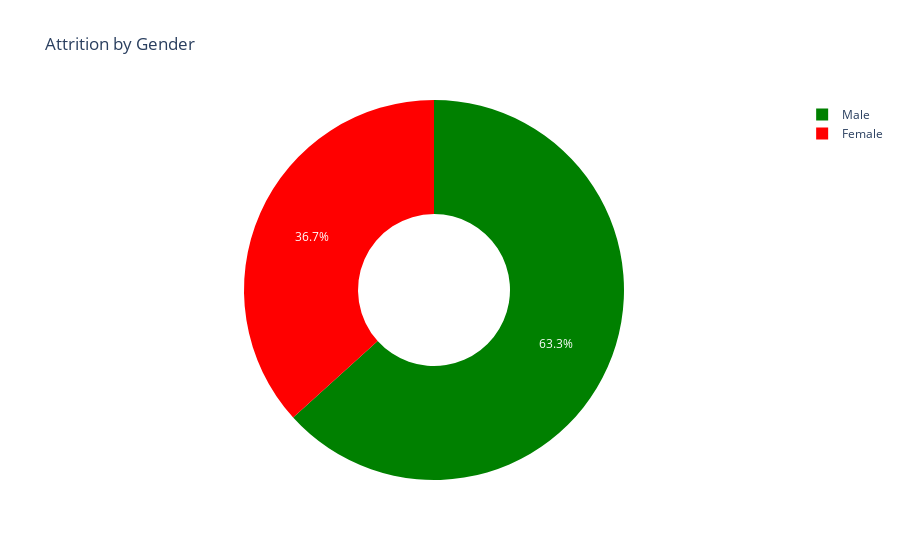

The notebook cell this image was saved under:
### Markdown cell above
# Now let's have a look at the percentage of attrition by gender:

### Code cell
attrition_by = attr_df.groupby(["Gender"]).size().reset_index(name="count")
fig = go.Figure(data=[go.Pie(
    labels = attrition_by["Gender"],
    values = attrition_by['count'],
    hole = 0.4,
    marker = dict(colors=["red", "green"]),
    textposition = "inside"
)])

# Update the layout
fig.update_layout(title="Attrition by Gender")

# Show the Chart
fig.show()

### Figure 1 — Plotly figure (JSON) as saved in the notebook; plotly's stock layout.template omitted (floating-point values rounded to 4 significant figures)
{"data": [{"hole": 0.4, "labels": ["Female", "Male"], "marker": {"colors": ["red", "green"]}, "textposition": "inside", "type": "pie", "values": [87, 150]}], "layout": {"autosize": true, "title": {"text": "Attrition by Gender"}}}
